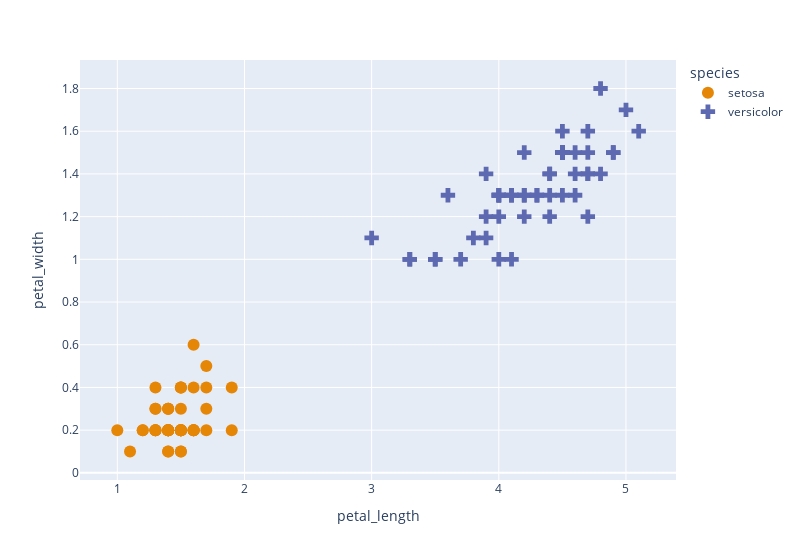

Notebook code cell kept with this figure:
### Markdown cell above
This dataset is linearly separable:

### Code cell
fig = px.scatter(iris[iris["species"] != "virginica"], 
                 x = "petal_length",
                 y = "petal_width", 
                 color="species", 
                 symbol="species", symbol_sequence=[ "circle", "cross"],
                 render_mode="svg")
fig.update_traces(marker=dict(size=12))
fig

### Figure 1 — Plotly figure (JSON) as saved in the notebook; plotly's stock layout.template omitted (floating-point values rounded to 4 significant figures)
{"data": [{"hovertemplate": "species=setosa<br>petal_length=%{x}<br>petal_width=%{y}<extra></extra>", "legendgroup": "setosa", "marker": {"color": "rgb(229, 134, 6)", "size": 12, "symbol": "circle"}, "mode": "markers", "name": "setosa", "orientation": "v", "showlegend": true, "type": "scatter", "x": [1.4, 1.4, 1.3, 1.5, 1.4, 1.7, 1.4, 1.5, 1.4, 1.5, 1.5, 1.6, 1.4, 1.1, 1.2, 1.5, 1.3, 1.4, 1.7, 1.5, 1.7, 1.5, 1.0, 1.7, 1.9, 1.6, 1.6, 1.5, 1.4, 1.6, 1.6, 1.5, 1.5, 1.4, 1.5, 1.2, 1.3, 1.4, 1.3, 1.5, 1.3, 1.3, 1.3, 1.6, 1.9, 1.4, 1.6, 1.4, 1.5, 1.4], "xaxis": "x", "y": [0.2, 0.2, 0.2, 0.2, 0.2, 0.4, 0.3, 0.2, 0.2, 0.1, 0.2, 0.2, 0.1, 0.1, 0.2, 0.4, 0.4, 0.3, 0.3, 0.3, 0.2, 0.4, 0.2, 0.5, 0.2, 0.2, 0.4, 0.2, 0.2, 0.2, 0.2, 0.4, 0.1, 0.2, 0.2, 0.2, 0.2, 0.1, 0.2, 0.2, 0.3, 0.3, 0.2, 0.6, 0.4, 0.3, 0.2, 0.2, 0.2, 0.2], "yaxis": "y"}, {"hovertemplate": "species=versicolor<br>petal_length=%{x}<br>petal_width=%{y}<extra></extra>", "legendgroup": "versicolor", "marker": {"color": "rgb(93, 105, 177)", "size": 12, "symbol": "cross"}, "mode": "markers", "name": "versicolor", "orientation": "v", "showlegend": true, "type": "scatter", "x": [4.7, 4.5, 4.9, 4.0, 4.6, 4.5, 4.7, 3.3, 4.6, 3.9, 3.5, 4.2, 4.0, 4.7, 3.6, 4.4, 4.5, 4.1, 4.5, 3.9, 4.8, 4.0, 4.9, 4.7, 4.3, 4.4, 4.8, 5.0, 4.5, 3.5, 3.8, 3.7, 3.9, 5.1, 4.5, 4.5, 4.7, 4.4, 4.1, 4.0, 4.4, 4.6, 4.0, 3.3, 4.2, 4.2, 4.2, 4.3, 3.0, 4.1], "xaxis": "x", "y": [1.4, 1.5, 1.5, 1.3, 1.5, 1.3, 1.6, 1.0, 1.3, 1.4, 1.0, 1.5, 1.0, 1.4, 1.3, 1.4, 1.5, 1.0, 1.5, 1.1, 1.8, 1.3, 1.5, 1.2, 1.3, 1.4, 1.4, 1.7, 1.5, 1.0, 1.1, 1.0, 1.2, 1.6, 1.5, 1.6, 1.5, 1.3, 1.3, 1.3, 1.2, 1.4, 1.2, 1.0, 1.3, 1.2, 1.3, 1.3, 1.1, 1.3], "yaxis": "y"}], "layout": {"legend": {"title": {"text": "species"}, "tracegroupgap": 0}, "margin": {"t": 60}, "width": 800, "xaxis": {"anchor": "y", "domain": [0, 1], "title": {"text": "petal_length"}}, "yaxis": {"anchor": "x", "domain": [0, 1], "title": {"text": "petal_width"}}}}
